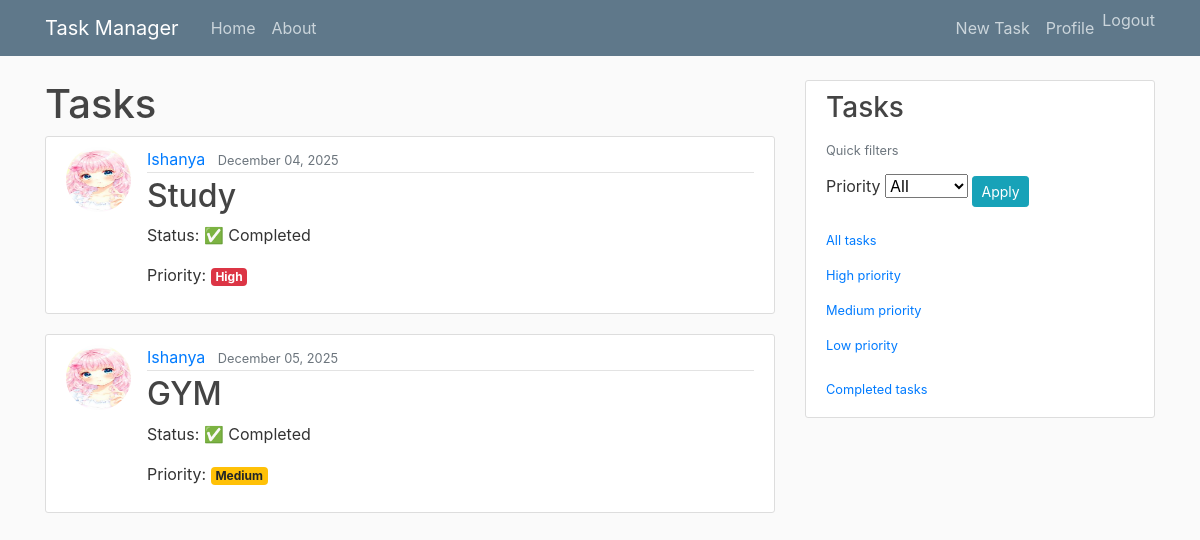
Screenshot of /tasks/completed/ (signed in) with the database file from the repository.
### task/models.py (models this page shows, shortened)
class Task(models.Model):
    PRIORITY_CHOICES = [
        ('L', 'Low'),
        ('M', 'Medium'),
        ('H', 'High'),
    ]
    owner=models.ForeignKey(User,on_delete=models.CASCADE)
    title=models.CharField(max_length=200)
    description=models.TextField()
    is_completed=models.BooleanField(default=False)
    created_at = models.DateTimeField(default=timezone.now)
    priority = models.CharField(
        max_length=1,
        choices=PRIORITY_CHOICES,
        default='L',
    )

### users/models.py (models this page shows, shortened)
class Profile(models.Model):
    user = models.OneToOneField(User, on_delete=models.CASCADE)
    image = models.ImageField(default='users/default.jpg', upload_to='profile_pics')

### task/views.py (the view)
# urls.py: path("tasks/completed/", CompletedTaskListView.as_view(), name="completed-tasks"),
class CompletedTaskListView(ListView):
    model = Task
    template_name = "task/task_list.html"
    fields = ["title", "priority", "is_completed"]
    context_object_name = "tasks"
    ordering = "-created_at"
    paginate_by = 3
    def get_queryset(self):
        return Task.objects.filter(owner=self.request.user,is_completed=True )

### task/templates/task/task_list.html (shortened to what this page needs)
{% extends "task/base.html" %}
{% block content %}
    <h1 class="page-title">Tasks</h1>
    {% for task in tasks %}
    <article class="media content-section">
        <img class="rounded-circle article-img" src="{{ task.owner.profile.image.url }}">
        <div class="media-body">
            <div class="article-metadata">
                <a class="mr-2" href="#">{{ task.owner.username }}</a>
                <small class="text-muted">{{ task.created_at|date:"F d, Y" }}</small>
            </div>
            <h2>
                <a class="article-title" href="{% url 'task-detail' task.id %}">
                    {{ task.title }}
                </a>
            </h2>
            <p>Status:
                {% if task.is_completed %}
                    ✅ Completed
                {% else %}
                    ❌ Not Completed
                {% endif %}
            </p>
         <p>Priority:
                {% if task.priority == "H" %}
                    <span class="badge badge-danger">High</span>
                {% elif task.priority == "M" %}
                    <span class="badge badge-warning">Medium</span>
                {% else %}
                    <span class="badge badge-success">Low</span>
                {% endif %}
            </p>
        </div>
    </article>
    {% endfor %}
{% endblock %}

### task/static/task/main.css (style rules this page uses)
body { background: #fafafa; color: #333333; margin-top: 5rem; }
h1, h2, h3, h4, h5, h6 { color: #444444; }
.content-section { background: #ffffff; padding: 10px 20px; border: 1px solid #dddddd; border-radius: 3px; margin-bottom: 20px; }
.article-title { color: #444444; }
.article-img { height: 65px; width: 65px; margin-right: 16px; }
.article-metadata { padding-bottom: 1px; margin-bottom: 4px; border-bottom: 1px solid #e3e3e3 }

### rows the page displays
Task: owner.profile.image (placeholder picture), owner.username "Ishanya", created_at "December 04, 2025", title "Study", is_completed "✅ Completed", priority "High"
Task: owner.profile.image (placeholder picture), owner.username "Ishanya", created_at "December 05, 2025", title "GYM", is_completed "✅ Completed", priority "Medium"
